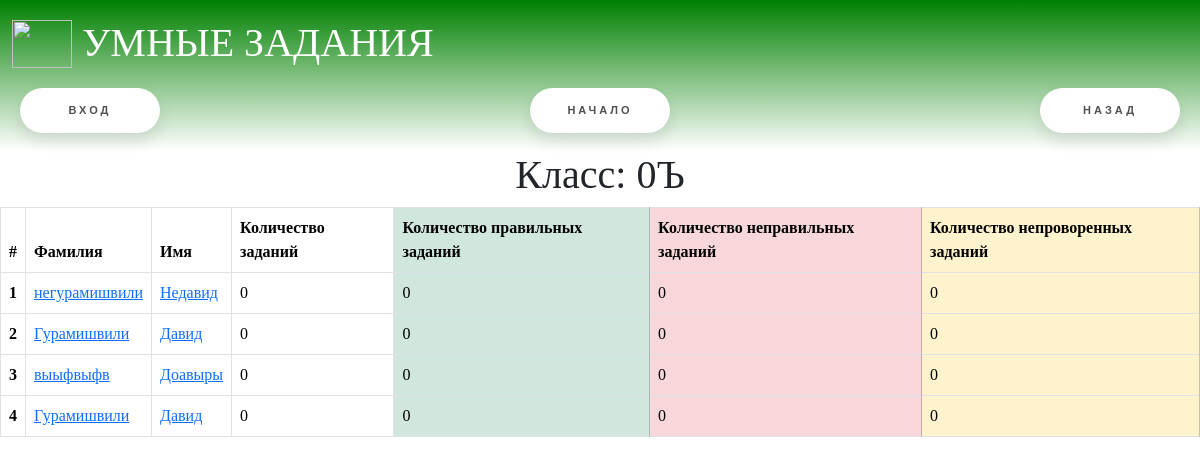
Before: /lk/teacher_classes/1 with the older database file.
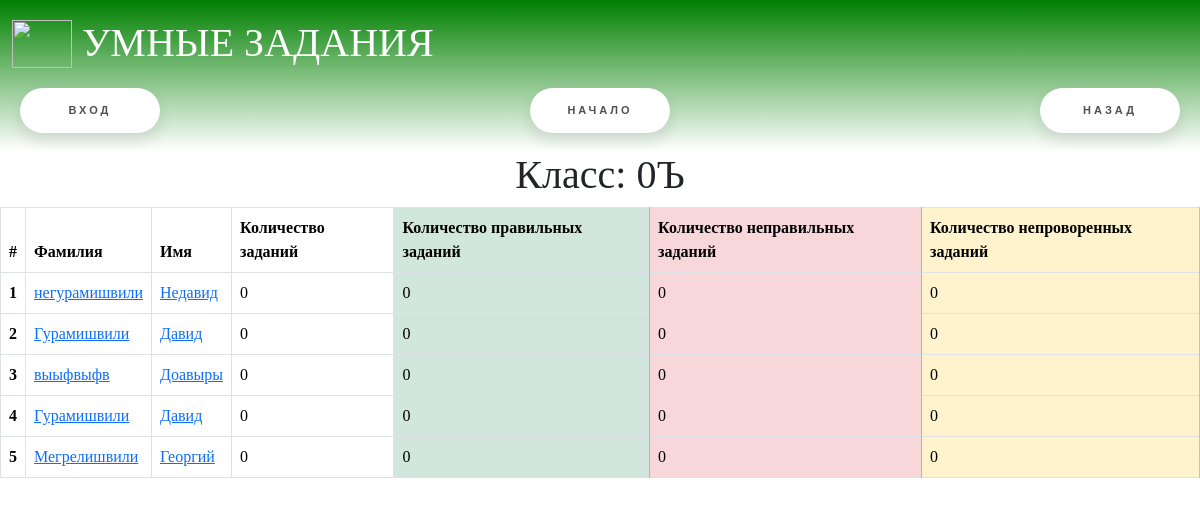
After: the same page with the newer database file.
### main/models.py (models this page shows, shortened)
class Student(models.Model):
    user = models.ForeignKey(User, verbose_name="Пользователь", on_delete=models.CASCADE, unique=True)
    grade = models.ForeignKey(Grade, verbose_name="Класс", on_delete=models.CASCADE)
    level_of_knowledge = models.IntegerField("Уровень знаний", default=0)
    class Meta:
        verbose_name = 'Ученик'
        verbose_name_plural = "Ученики"

class User(AbstractUser):
    user_type = models.ForeignKey(UserType, verbose_name="Тип пользователя", on_delete=models.SET_NULL, blank=True,
                                  null=True)
    phone_number = models.CharField("Телефон", max_length=15, blank=True, null=True)
    class Meta:
        verbose_name = 'Пользователь'
        verbose_name_plural = "Пользователи"

### main/views.py (the view)
# urls.py: path("lk/teacher_classes/<int:id>", views.teacher_class, name="teacher_class"),
def teacher_class(request, id):
    grade = models.Grade.objects.get(id=id)
    students = models.Student.objects.filter(grade__id=id)
    students_dict = []
    start_date = datetime.today() - timedelta(days=60)
    for student in students:
        students_dict.append({"student": student, **utils.student_result_base(student.user, start_date)})
    return render(request, "teacher_class.html", {
        "class": grade,
        "students": students_dict,
    })

### main/utils.py (called while the page is built)
def student_result_base(user, start_date, end_date=datetime.date.today()):
    student_tasks = models.StudentTask.objects.filter(student__user=user).filter(
            get_date__gte=start_date,
            get_date__lte=end_date)
    student_tasks_right = student_tasks.filter(is_right=True).count()
    student_tasks_wrong = student_tasks.filter(is_right=False).count()
    student_tasks_len = len(student_tasks)
    student_tasks_no_check = student_tasks_len - student_tasks_right - student_tasks_wrong
    return {
        'student_tasks_right': student_tasks_right,
        "student_tasks_wrong": student_tasks_wrong,
        'student_tasks_len': student_tasks_len,
        'student_tasks_no_check': student_tasks_no_check
    }

### main/templates/teacher_class.html
{% extends 'base.html' %}
{% block content %}
    <h1>Класс: {{ class.number }}{{ class.letter }}</h1>
    <table class="table table-bordered">
        <thead>
        <tr>
            <th scope="col">#</th>
            <th scope="col">Фамилия</th>
            <th scope="col">Имя</th>
            <th scope="col">Количество заданий</th>
            <th scope="col" class="table-success">Количество правильных заданий</th>
            <th scope="col" class="table-danger">Количество неправильных заданий</th>
            <th scope="col" class="table-warning">Количество непроворенных заданий</th>
        </tr>
        </thead>
        <tbody>
        {% for item in students %}
            <tr>
                <th scope="col">{{ forloop.counter }}</th>
                <td><a
                        href="{% url "student_task_list_teacher" item.student.id %}">{{ item.student.user.last_name }}</a>
                </td>
                <td><a
                        href="{% url "student_task_list_teacher" item.student.id %}">{{ item.student.user.first_name }}</a>
                </td>
                <td>{{ item.student_tasks_len }}</td>
                <td class="table-success">{{ item.student_tasks_right }}</td>
                <td class="table-danger">{{ item.student_tasks_wrong }}</td>
                <td class="table-warning">{{ item.student_tasks_no_check }}</td>
            </tr>
        {% endfor %}
        </tbody>
    </table>
{% endblock %}

Changed rows visible on the page:
added Student: student.user.last_name "Мегрелишвили", student.user.first_name "Георгий", student_tasks_len "0", student_tasks_right "0", student_tasks_wrong "0", student_tasks_no_check "0"
